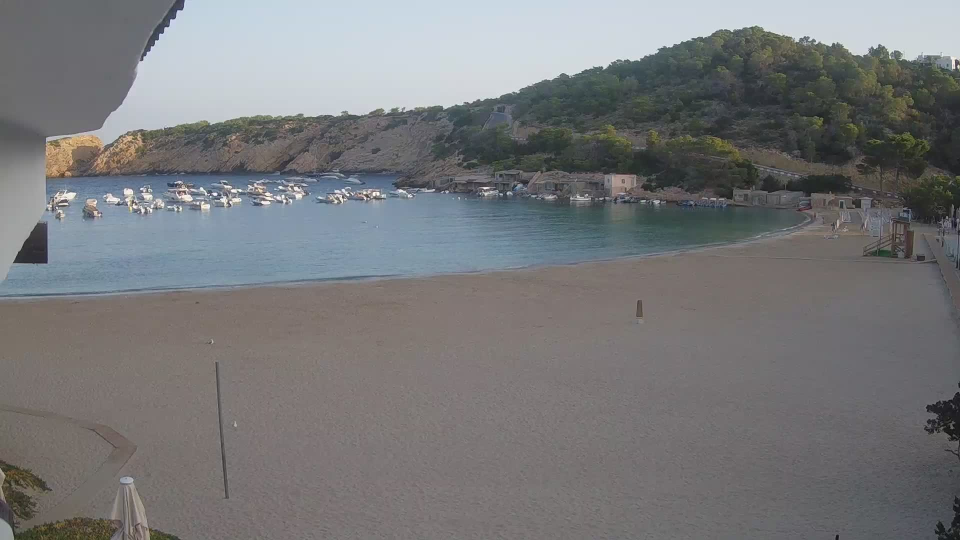
#> input picture data/images/0_empty.jpg, 1920 x 1080 px (shown at 1/2 size); its folder holds 5 pictures in this run
$ jupyter execute --allow-errors ben_detection.ipynb
#> lines starting #> are read from the running program, lines starting #| are printed output that depends on the picture
# Project 1: Crowd counting in beaches.
---
<br>
Authors: Micha Fauth & Antoni Bennasar Garau

[cell 1]
import cv2
import matplotlib.pyplot as plt
import sys
import os
import pandas as pd
import numpy as np

# Add the 'src' directory to the Python path
sys.path.append(os.path.join(os.getcwd(), 'src'))

[cell 2]
#Loading file images.
folder_path = '../data/images'
# List all files and directories in the specified folder
all_files = os.listdir(folder_path)
# Filter to get only files (exclude directories)
file_names = [file for file in all_files if os.path.isfile(os.path.join(folder_path, file))]

def import_labels(image_name):
    image_name = os.path.splitext(image_name)[0]
    csv_path = f"../data/labels/labels_{image_name}.csv"
    data = pd.read_csv(csv_path)
    #data = data.drop(["Label" ,"X ","Y"], axis=1)
    #data = data.drop([3 ,4,5], axis=1)
    return data

#> (the rest of this cell did not finish here and is left out)

## Example of crowd image
---
<br>

[cell 3]
img= cv2.imread(f"../data/images/{file_names[1]}")
#> img is the input picture: shape (1080, 1920, 3); mean B, G, R 121.9, 120.3, 119.4
img = cv2.cvtColor(img, cv2.COLOR_BGR2RGB)

points_img = img.copy()
#> (the rest of this cell did not finish here and is left out)

for _, row in labels.iterrows():
    # cv2.circle(image, center, radius, color, thickness)
    cv2.circle(points_img, (row[1],row[2]), radius=5, color=(0, 255, 0), thickness=-1)

plt.imshow(points_img)
plt.show()

### Baseline
---
<br>
This is (intentionally) left as a very open-ended question: you should decide which techniques to apply (and why!) some ideas:

1. Image averaging.
2. Histogram equalization/CLAHE.
3. Pixel-wise comparison with “empty” beach (image averaging).
4. Spatial filters: derivatives, laplacian.
5. Kernels specifically designed for crowd counting
6. Morphological thinning.
7. Edge detectors.

[cell 4]
gray = cv2.cvtColor(img, cv2.COLOR_BGR2GRAY)
empty_beach = cv2.imread("../data/images/0_empty.jpg", cv2.IMREAD_GRAYSCALE)
#> empty_beach: shape (1080, 1920); min 3, max 255, mean 120.2
difference = cv2.absdiff(empty_beach, gray)
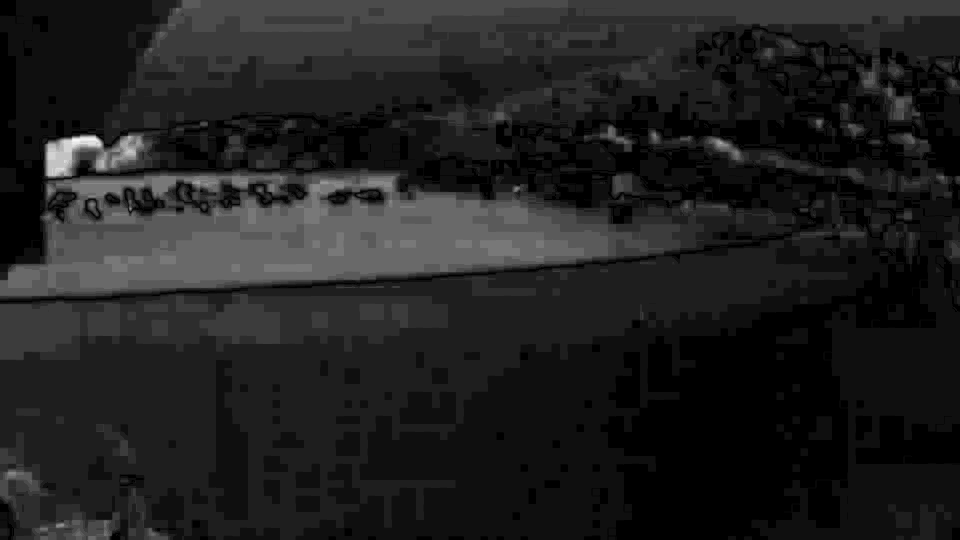
#> difference: shape (1080, 1920) (shown at 1/2 size); min 0, max 17, mean 2.15; drawn with min black and max white
_, thresholded = cv2.threshold(difference, 90, 255, cv2.THRESH_BINARY) #75-255
#> thresholded: shape (1080, 1920); every value is 0
plt.imshow(thresholded)

## Applying Gaussian blurr
LOREM IPSUM LOREM IPSUM

[cell 5]
n = cv2.GaussianBlur(thresholded, (3,3), 1.4)
plt.imshow(n)

[cell 6]
kernel = np.ones((1, 1), np.uint8)
closed_image = cv2.morphologyEx(n, cv2.MORPH_CLOSE, kernel)
plt.imshow(closed_image)

## RESULT

En la imagen se ve como ha detectado un porcentaje de personas pero también detecta objetos no iteresados como la montaña y las barcas.

[cell 7]
img_contours = img.copy()
contours, _ = cv2.findContours(closed_image, cv2.RETR_EXTERNAL, cv2.CHAIN_APPROX_SIMPLE)
#> contours = []
cv2.drawContours(img_contours, contours, -1, (0, 255, 0), 2)
plt.imshow(img_contours)

## Defining a region of interest
LOREM IPSUM LOREM IPSUMLOREM IPSUM LOREM IPSUMLOREM IPSUM LOREM IPSUMLOREM IPSUM LOREM IPSUMLOREM IPSUM LOREM IPSUM

[cell 8]
x1, y1 = 0, 0  # Esquina superior izquierda de la zona
x2, y2 = 2000, 450 #500
gray[y1:y2, x1:x2] = 150
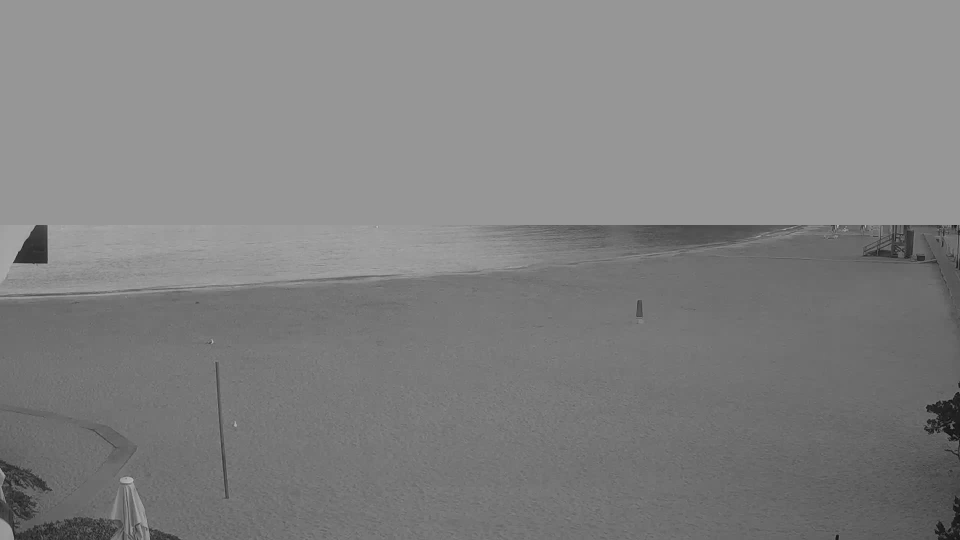
#> gray: shape (1080, 1920) (shown at 1/2 size); min 3, max 209, mean 129.1
empty_beach[y1:y2, x1:x2] = 150

x1, y1 = 0, 850  # Esquina superior izquierda de la zona
x2, y2 = 2000, 1100
gray[y1:y2, x1:x2] = 150
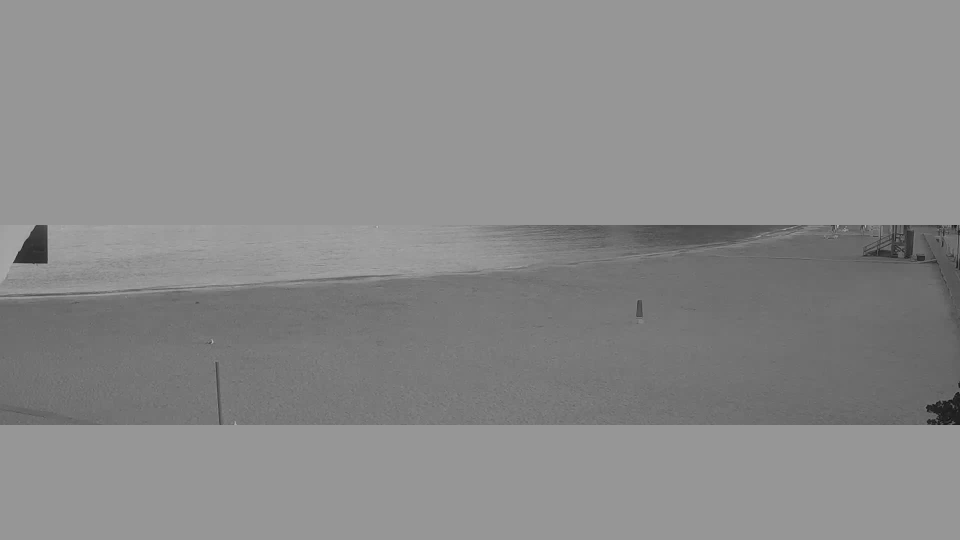
#> gray: shape (1080, 1920) (shown at 1/2 size); min 9, max 209, mean 138.2
empty_beach[y1:y2, x1:x2] = 150

fig, ax = plt.subplots(1, 2, figsize=(12, 6))  # 1 row, 2 columns

# Display the images
ax[0].imshow(gray)
ax[0].axis('off')  # Turn off axis for the first image
ax[0].set_title('Original Image')  # Title for the first image

ax[1].imshow(empty_beach)
ax[1].axis('off')  # Turn off axis for the second image
ax[1].set_title('Empty beach')  # Title for the second image

# Show the images
plt.tight_layout()  # Adjust layout to prevent overlap
plt.show()

[cell 9]
difference = cv2.absdiff(empty_beach, gray)
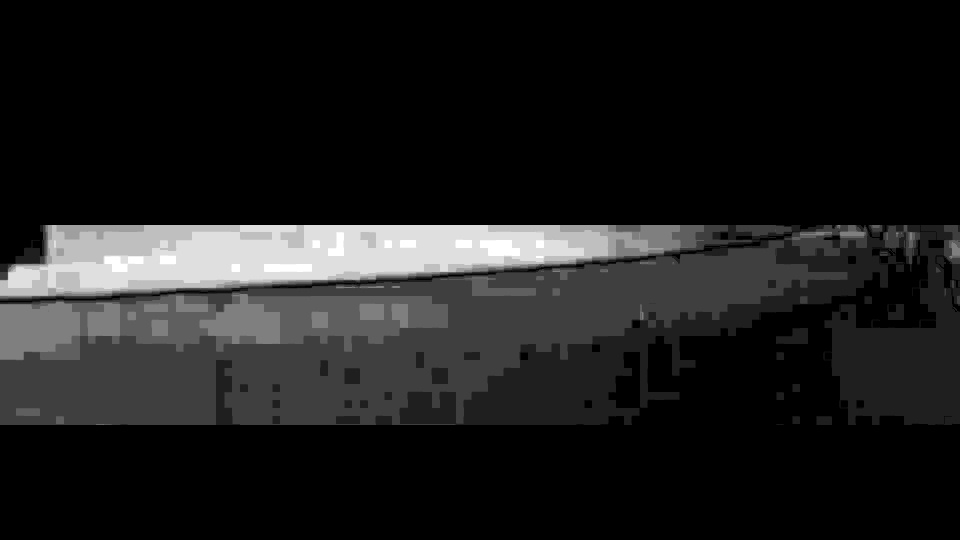
#> difference: shape (1080, 1920) (shown at 1/2 size); min 0, max 8, mean 0.907; drawn with min black and max white

# Aplicar el umbral en la diferencia
_, thresholded = cv2.threshold(difference, 90, 255, cv2.THRESH_BINARY)
n = cv2.GaussianBlur(thresholded, (5,5), 1.4)
kernel = np.ones((5, 5), np.uint8)
closed_image = cv2.morphologyEx(n, cv2.MORPH_CLOSE, kernel)
plt.imshow(closed_image)

[cell 10]
img_contours = img.copy()
contours, _ = cv2.findContours(closed_image, cv2.RETR_EXTERNAL, cv2.CHAIN_APPROX_SIMPLE)
cv2.drawContours(img_contours, contours, -1, (0, 255, 0), 2)
plt.imshow(img_contours)

[cell 11]
print(len(contours))
#| 0

[cell 12]
# Iterate through each contour
points = []
def calculate_points_from_contours(contours):
    results = []
    for contour in contours:
        # Calculate moments
        M = cv2.moments(contour)

        # Compute the centroid if the area is not zero
        if M["m00"] != 0:
            C_x = int(M["m10"] / M["m00"])
            C_y = int(M["m01"] / M["m00"])
            results.append([C_x,C_y])
#> this loop made 0 passes
#> after the loop, results = []
        # else:
        #     C_x, C_y = 0, 0  # Default values if the area is zero
    return results


points = calculate_points_from_contours(contours)
#> points = []
print(len(points))
#| 0

[cell 13]
points_img2 = img.copy()

for x,y in points:
    # cv2.circle(image, center, radius, color, thickness)
    cv2.circle(points_img2, (x,y), radius=5, color=(0, 255, 0), thickness=-1)

fig, ax = plt.subplots(1, 2, figsize=(12, 6))  # 1 row, 2 columns

# Display the images
ax[0].imshow(points_img)
ax[0].axis('off')  # Turn off axis for the first image
ax[0].set_title('Original Image')  # Title for the first image

ax[1].imshow(points_img2)
ax[1].axis('off')  # Turn off axis for the second image
ax[1].set_title('Detected Image')  # Title for the second image

# Show the images
plt.tight_layout()  # Adjust layout to prevent overlap
plt.show()

[cell 14]
actual_points = []
#> (the rest of this cell did not finish here and is left out)

[cell 15]
from scipy.spatial import cKDTree

#> (the rest of this cell did not finish here and is left out)

[cell 16]
img_2= cv2.imread(f"../data/images/{file_names[1]}")
empty_beach2= cv2.imread("../data/images/0_empty.jpg")

[cell 17]
lab_image = cv2.cvtColor(img_2, cv2.COLOR_BGR2LAB)
#> lab_image: shape (1080, 1920, 3); mean of channels 0, 1, 2 127.8, 128.1, 127.2

# Split LAB channels
l_channel, a_channel, b_channel = cv2.split(lab_image)
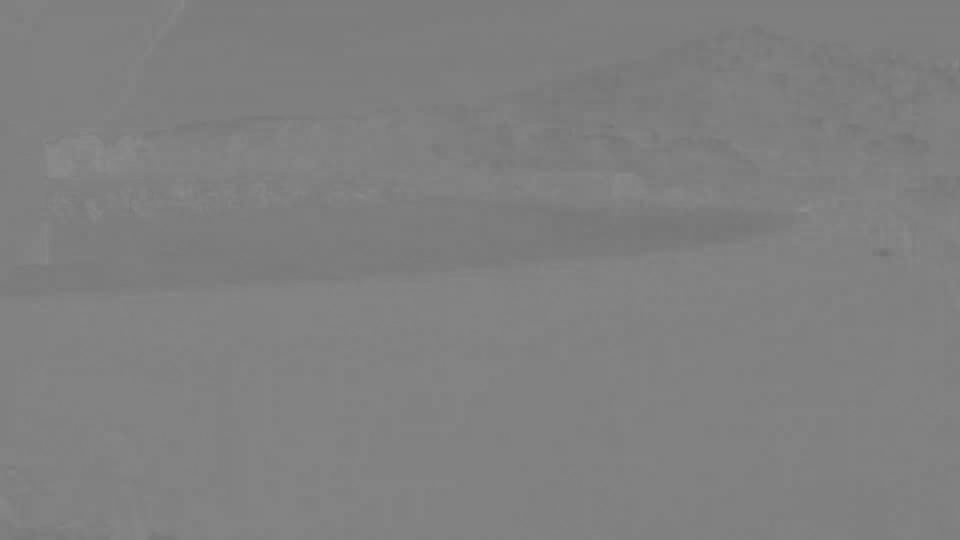
#> a_channel: shape (1080, 1920) (shown at 1/2 size); min 113, max 142, mean 128.1

# Apply CLAHE (Contrast Limited Adaptive Histogram Equalization) to the L-channel
clahe = cv2.createCLAHE(clipLimit=2.0, tileGridSize=(8, 8))
l_channel_equalized = clahe.apply(l_channel)
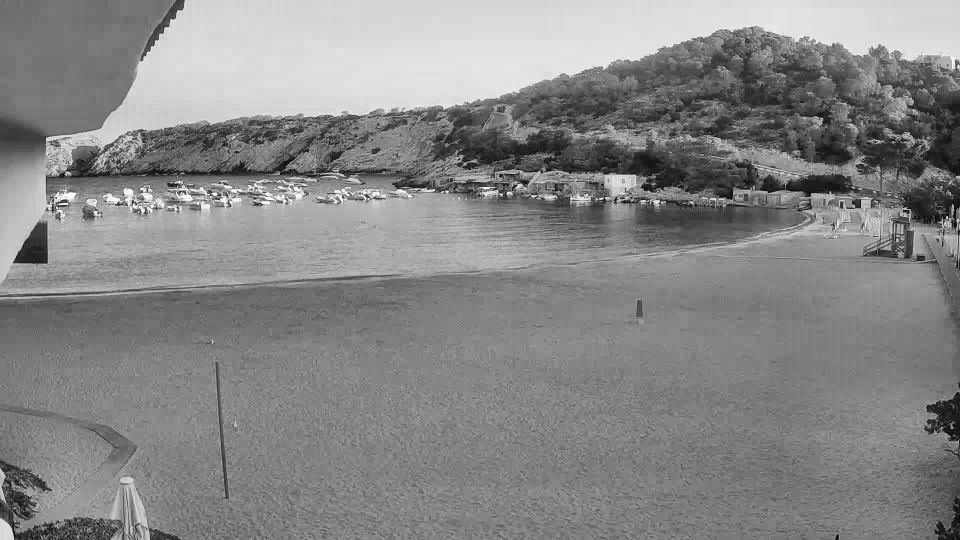
#> l_channel_equalized: shape (1080, 1920) (shown at 1/2 size); min 2, max 255, mean 134.9

# Merge channels back
lab_image_equalized = cv2.merge((l_channel_equalized, a_channel, b_channel))
#> lab_image_equalized: shape (1080, 1920, 3); mean of channels 0, 1, 2 134.9, 128.1, 127.2

# Convert back to BGR color space
shadow_removed_image2 = cv2.cvtColor(lab_image_equalized, cv2.COLOR_LAB2BGR)
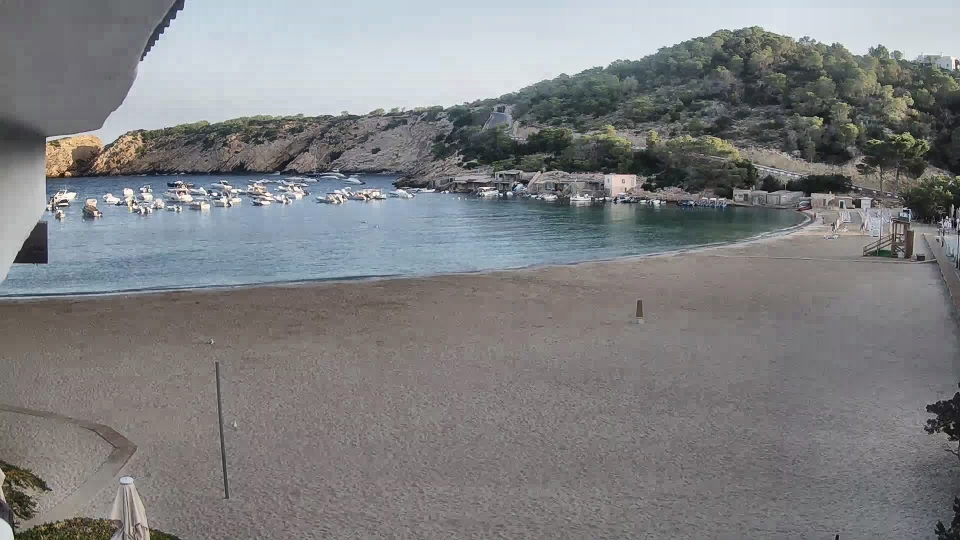
#> shadow_removed_image2: shape (1080, 1920, 3) (shown at 1/2 size); mean B, G, R 129.1, 127.7, 126.7

[cell 18]
lab_image = cv2.cvtColor(empty_beach2, cv2.COLOR_BGR2LAB)

# Split LAB channels
l_channel, a_channel, b_channel = cv2.split(lab_image)

# Apply CLAHE (Contrast Limited Adaptive Histogram Equalization) to the L-channel
clahe = cv2.createCLAHE(clipLimit=2.0, tileGridSize=(8, 8))
l_channel_equalized = clahe.apply(l_channel)

# Merge channels back
lab_image_equalized = cv2.merge((l_channel_equalized, a_channel, b_channel))

# Convert back to BGR color space
shadow_removed_image = cv2.cvtColor(lab_image_equalized, cv2.COLOR_LAB2BGR)

[cell 19]
gray2 = cv2.cvtColor(shadow_removed_image2, cv2.COLOR_BGR2GRAY)
empty_beach2 = cv2.cvtColor(shadow_removed_image, cv2.COLOR_BGR2GRAY)
fig, ax = plt.subplots(1, 2, figsize=(12, 6))  # 1 row, 2 columns

# Display the images
ax[0].imshow(gray2)
ax[0].axis('off')  # Turn off axis for the first image
ax[0].set_title('Original Image')  # Title for the first image

ax[1].imshow(empty_beach2)
ax[1].axis('off')  # Turn off axis for the second image
ax[1].set_title('Empty beach')  # Title for the second image

# Show the images
plt.tight_layout()  # Adjust layout to prevent overlap
plt.show()

[cell 20]
x1, y1 = 0, 0  # Esquina superior izquierda de la zona
x2, y2 = 2000, 430 #500
gray2[y1:y2, x1:x2] = 150
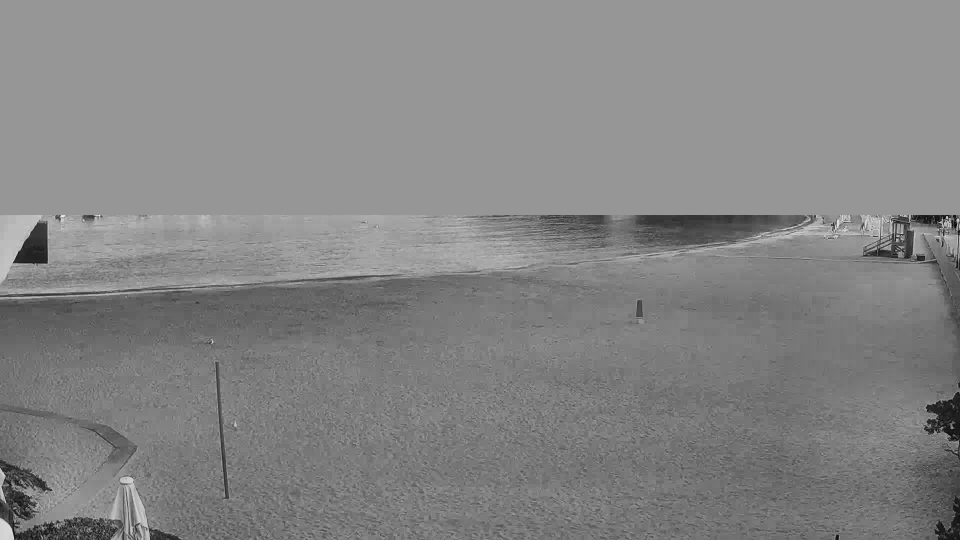
#> gray2: shape (1080, 1920) (shown at 1/2 size); min 2, max 248, mean 133
empty_beach2[y1:y2, x1:x2] = 150

x1, y1 = 0, 850  # Esquina superior izquierda de la zona
x2, y2 = 2000, 1100
gray2[y1:y2, x1:x2] = 150
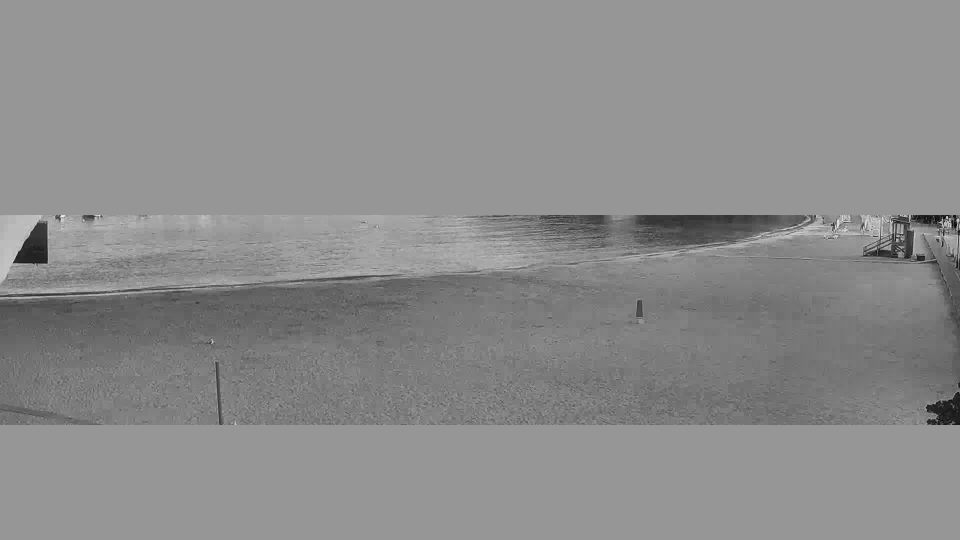
#> gray2: shape (1080, 1920) (shown at 1/2 size); min 5, max 248, mean 140
empty_beach2[y1:y2, x1:x2] = 150

[cell 21]
diff_image = cv2.absdiff(gray2, empty_beach2)

# Apply a binary threshold to highlight differences
_, thresh_image = cv2.threshold(diff_image, 90, 255, cv2.THRESH_BINARY)
edges = cv2.Canny(thresh_image, threshold1=30, threshold2=120)
plt.imshow(edges)

[cell 22]
# Morphological operations to refine contours
kernel = cv2.getStructuringElement(cv2.MORPH_RECT, (5, 5))
#> kernel = [[1, 1, 1, 1, 1], [1, 1, 1, 1, 1], [1, 1, 1, 1, 1], [1, 1, 1, 1, 1], [1, 1, 1, 1, 1]]
kernel2 = cv2.getStructuringElement(cv2.MORPH_RECT, (1, 1))
#> kernel2 = [1]
dilated = cv2.dilate(edges, kernel, iterations=1)
eroded = cv2.erode(dilated, kernel, iterations=1)
plt.imshow(eroded)

[cell 23]
num_labels, labels, stats, centroids = cv2.connectedComponentsWithStats(edges, connectivity=8)
#> labels: shape (1080, 1920) int32; every value is 0
#> num_labels = 1; stats = [[0, 0, 1920, 1080, 2073600]]; centroids = [[959.5, 539.5]]

# Filter small components by area
min_area = 15  # Minimum area to keep (adjust based on your image size)
filtered_image = np.zeros_like(thresh_image)

for i in range(1, num_labels):  # Skip the background (label 0)
    if stats[i, cv2.CC_STAT_AREA] >= min_area:
        filtered_image[labels == i] = 255
plt.imshow(filtered_image)

[cell 24]
points_img4 = img.copy()
contours, _ = cv2.findContours(filtered_image, cv2.RETR_EXTERNAL, cv2.CHAIN_APPROX_SIMPLE)
  # Convert to BGR for color drawing
#cv2.drawContours(points_img4, contours, -1, (0, 255, 0), 2)
for x,y in points:
    # cv2.circle(image, center, radius, color, thickness)
    cv2.circle(points_img4, (x,y), radius=5, color=(0, 255, 0), thickness=-1)
plt.imshow(points_img4)

predicted_points = calculate_points_from_contours(contours)
#> predicted_points = []
#> (the rest of this cell did not finish here and is left out)
